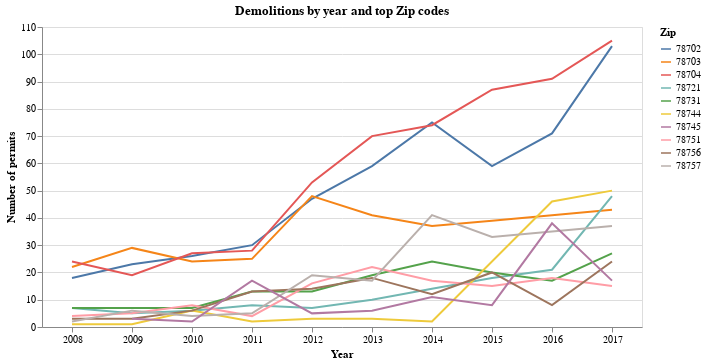

The code cell stored with this chart in its notebook:
### Code cell
alt.Chart(top_demos_yr_zip, title="Demolitions by year and top Zip codes").mark_line().encode(
    x=alt.X("Year:O",
            axis=alt.Axis(title="Year", labelAngle=0)),
    y=alt.Y("Count:Q",
            axis=alt.Axis(title="Number of permits")),
    color="Zip"
).properties(width=600)

### Figure 1 — Vega-Lite specification as saved in the notebook (floating-point values rounded to 4 significant figures)
{"$schema": "https://vega.github.io/schema/vega-lite/v2.4.1.json", "config": {"view": {"height": 300, "width": 400}}, "data": {"values": [{"Count": 18, "Year": "2008", "Zip": "78702"}, {"Count": 22, "Year": "2008", "Zip": "78703"}, {"Count": 24, "Year": "2008", "Zip": "78704"}, {"Count": 7, "Year": "2008", "Zip": "78721"}, {"Count": 7, "Year": "2008", "Zip": "78731"}, {"Count": 1, "Year": "2008", "Zip": "78744"}, {"Count": 4, "Year": "2008", "Zip": "78751"}, {"Count": 3, "Year": "2008", "Zip": "78756"}, {"Count": 2, "Year": "2008", "Zip": "78757"}, {"Count": 23, "Year": "2009", "Zip": "78702"}, {"Count": 29, "Year": "2009", "Zip": "78703"}, {"Count": 19, "Year": "2009", "Zip": "78704"}, {"Count": 5, "Year": "2009", "Zip": "78721"}, {"Count": 7, "Year": "2009", "Zip": "78731"}, {"Count": 1, "Year": "2009", "Zip": "78744"}, {"Count": 3, "Year": "2009", "Zip": "78745"}, {"Count": 5, "Year": "2009", "Zip": "78751"}, {"Count": 3, "Year": "2009", "Zip": "78756"}, {"Count": 6, "Year": "2009", "Zip": "78757"}, {"Count": 26, "Year": "2010", "Zip": "78702"}, {"Count": 24, "Year": "2010", "Zip": "78703"}, {"Count": 27, "Year": "2010", "Zip": "78704"}, {"Count": 6, "Year": "2010", "Zip": "78721"}, {"Count": 7, "Year": "2010", "Zip": "78731"}, {"Count": 6, "Year": "2010", "Zip": "78744"}, {"Count": 2, "Year": "2010", "Zip": "78745"}, {"Count": 8, "Year": "2010", "Zip": "78751"}, {"Count": 6, "Year": "2010", "Zip": "78756"}, {"Count": 4, "Year": "2010", "Zip": "78757"}, {"Count": 30, "Year": "2011", "Zip": "78702"}, {"Count": 25, "Year": "2011", "Zip": "78703"}, {"Count": 28, "Year": "2011", "Zip": "78704"}, {"Count": 8, "Year": "2011", "Zip": "78721"}, {"Count": 13, "Year": "2011", "Zip": "78731"}, {"Count": 2, "Year": "2011", "Zip": "78744"}, {"Count": 17, "Year": "2011", "Zip": "78745"}, {"Count": 4, "Year": "2011", "Zip": "78751"}, {"Count": 13, "Year": "2011", "Zip": "78756"}, {"Count": 5, "Year": "2011", "Zip": "78757"}, {"Count": 47, "Year": "2012", "Zip": "78702"}, {"Count": 48, "Year": "2012", "Zip": "78703"}, {"Count": 53, "Year": "2012", "Zip": "78704"}, {"Count": 7, "Year": "2012", "Zip": "78721"}, {"Count": 13, "Year": "2012", "Zip": "78731"}, {"Count": 3, "Year": "2012", "Zip": "78744"}, {"Count": 5, "Year": "2012", "Zip": "78745"}, {"Count": 16, "Year": "2012", "Zip": "78751"}, {"Count": 14, "Year": "2012", "Zip": "78756"}, {"Count": 19, "Year": "2012", "Zip": "78757"}, {"Count": 59, "Year": "2013", "Zip": "78702"}, {"Count": 41, "Year": "2013", "Zip": "78703"}, {"Count": 70, "Year": "2013", "Zip": "78704"}, {"Count": 10, "Year": "2013", "Zip": "78721"}, {"Count": 19, "Year": "2013", "Zip": "78731"}, {"Count": 3, "Year": "2013", "Zip": "78744"}, {"Count": 6, "Year": "2013", "Zip": "78745"}, {"Count": 22, "Year": "2013", "Zip": "78751"}, {"Count": 18, "Year": "2013", "Zip": "78756"}, {"Count": 17, "Year": "2013", "Zip": "78757"}, {"Count": 75, "Year": "2014", "Zip": "78702"}, {"Count": 37, "Year": "2014", "Zip": "78703"}, {"Count": 74, "Year": "2014", "Zip": "78704"}, {"Count": 14, "Year": "2014", "Zip": "78721"}, {"Count": 24, "Year": "2014", "Zip": "78731"}, {"Count": 2, "Year": "2014", "Zip": "78744"}, {"Count": 11, "Year": "2014", "Zip": "78745"}, {"Count": 17, "Year": "2014", "Zip": "78751"}, {"Count": 12, "Year": "2014", "Zip": "78756"}, {"Count": 41, "Year": "2014", "Zip": "78757"}, {"Count": 59, "Year": "2015", "Zip": "78702"}, {"Count": 39, "Year": "2015", "Zip": "78703"}, {"Count": 87, "Year": "2015", "Zip": "78704"}, {"Count": 18, "Year": "2015", "Zip": "78721"}, {"Count": 20, "Year": "2015", "Zip": "78731"}, {"Count": 8, "Year": "2015", "Zip": "78745"}, {"Count": 15, "Year": "2015", "Zip": "78751"}, {"Count": 20, "Year": "2015", "Zip": "78756"}, {"Count": 33, "Year": "2015", "Zip": "78757"}, {"Count": 71, "Year": "2016", "Zip": "78702"}, {"Count": 41, "Year": "2016", "Zip": "78703"}, {"Count": 91, "Year": "2016", "Zip": "78704"}, {"Count": 21, "Year": "2016", "Zip": "78721"}, {"Count": 17, "Year": "2016", "Zip": "78731"}, {"Count": 46, "Year": "2016", "Zip": "78744"}, {"Count": 38, "Year": "2016", "Zip": "78745"}, {"Count": 18, "Year": "2016", "Zip": "78751"}, {"Count": 8, "Year": "2016", "Zip": "78756"}, {"Count": 35, "Year": "2016", "Zip": "78757"}, {"Count": 103, "Year": "2017", "Zip": "78702"}, {"Count": 43, "Year": "2017", "Zip": "78703"}, {"Count": 105, "Year": "2017", "Zip": "78704"}, {"Count": 48, "Year": "2017", "Zip": "78721"}, {"Count": 27, "Year": "2017", "Zip": "78731"}, {"Count": 50, "Year": "2017", "Zip": "78744"}, {"Count": 17, "Year": "2017", "Zip": "78745"}, {"Count": 15, "Year": "2017", "Zip": "78751"}, {"Count": 24, "Year": "2017", "Zip": "78756"}, {"Count": 37, "Year": "2017", "Zip": "78757"}]}, "encoding": {"color": {"field": "Zip", "type": "nominal"}, "x": {"axis": {"labelAngle": 0, "title": "Year"}, "field": "Year", "type": "ordinal"}, "y": {"axis": {"title": "Number of permits"}, "field": "Count", "type": "quantitative"}}, "mark": "line", "title": "Demolitions by year and top Zip codes", "width": 600}
